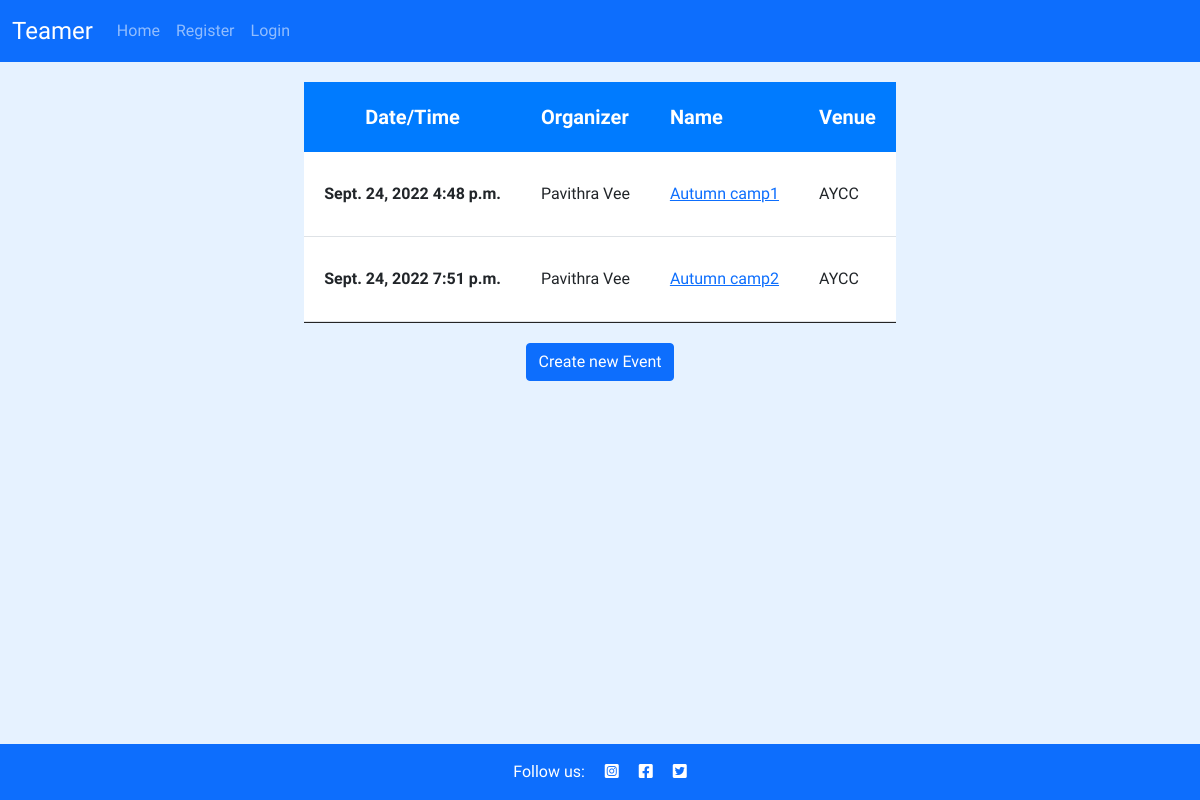
Screenshot of /event/ with the database file from the repository.
### club/models.py (models this page shows, shortened)
class Event(models.Model):
    name = models.CharField(max_length=50, null=False, blank=False)
    place = models.CharField(max_length=50, null=False, blank=False)
    date = models.DateField()
    time = models.TimeField()
    created_by = models.ForeignKey(Member, on_delete=models.CASCADE, related_name="owner")
    members = models.ManyToManyField(Member, related_name='players_in_event', blank=True)

class Member(models.Model):
    first_name = models.CharField(max_length=50, null=False, blank=False)
    last_name = models.CharField(max_length=50, null=False, blank=False)
    email = models.CharField(max_length=50, null=False, blank=False)
    phone_number = models.CharField(max_length=12)
    user = models.OneToOneField(User, on_delete=models.CASCADE, primary_key=True)
    def __str__(self):
        return self.first_name + ' ' + self.last_name

### club/views.py (the view)
# urls.py: path('event/', get_events, name='events-page'),
def get_events(request):
    if request.method == 'POST':
        name = request.POST.get('name')
        place = request.POST.get('place')
        date = request.POST.get('date')
        time = request.POST.get('time')
        Event.objects.create(name=name, place=place,date=date, time=time)
    events = Event.objects.all()
    context = {
        'events': events
    }
    return render(request, 'event/event.html', context)

### club/templates/event/event.html (shortened to what this page needs)
{% extends "base.html" %}
{% load static %}
{% block content %}
<div class="event-schedule-area-two" style="margin-top: 20px;">
    <div class="container container-custom">
        <div class="row">
            <div class="col-lg-12">
                <div class="tab-content" id="myTabContent">
                    <div class="tab-pane fade active show" id="home" role="tabpanel">
                        <div class="table-responsive">
                            <table class="table">
                                <thead>
                                    <tr>
                                        <th class="text-center" scope="col">Date/Time</th>
                                        <th scope="col">Organizer</th>
                                        <th scope="col">Name</th>
                                        <th scope="col">Venue</th>
                                    </tr>
                                </thead>
                                <tbody>
                                    {% for event in events %}
                                    <tr class="inner-box">
                                        <th scope="row">
                                            <span>{{ event.date  }} {{ event.time  }}</span>
                                        </th>
                                        <td>
                                            <span>{{ event.created_by  }}</span>
                                        </td>
                                        <td>
                                            <span><a  href="{% url 'get_event_details' event.id %}">{{ event.name  }}</a></span>
                                        </td>
                                        <td>
                                            <span>{{ event.place  }}</span>
                                        </td>
                                    </tr>
                                    {% endfor %}
                                </tbody>
                            </table>
                        </div>
                    </div>
            </div>
        </div>
        </div>
    </div>
</div>
<div class="container container-custom" style="padding: 20px;">
  <a href="/addevent" class="btn btn-primary">Create new Event</a>
</div>
{%endblock%}

### static/css/style.css (style rules this page uses)
* { margin: 0; padding: 0; border: none; }
body { font-family: raleway, sans-serif; font-weight: 300; }
.active { border-bottom: 1px solid #252525 ; }
.container-custom { display: flex; align-items: center; justify-content: center; }
* { box-sizing: border-box; }
.event-schedule-area-two .tab-content .table { -webkit-box-shadow: 0 1px 30px rgba(0, 0, 0, 0.1); box-shadow: 0 1px 30px rgba(0, 0, 0, 0.1); margin-bottom: 0; }
.event-schedule-area-two .tab-content .table thead { background-color: #007bff; color: #fff; font-size: 20px; }
.event-schedule-area-two .tab-content .table thead tr th { padding: 20px; border: 0; }
.event-schedule-area-two .tab-content .table tbody { background: #fff; }
.event-schedule-area-two .tab-content .table tbody tr.inner-box { border-bottom: 1px solid #dee2e6; }
.event-schedule-area-two .tab-content .table tbody tr th { border: 0; padding: 30px 20px; vertical-align: middle; }
.event-schedule-area-two .tab-content .table tbody tr td { padding: 30px 20px; vertical-align: middle; }
.custom-bg { background-color: #e6f2ff; }

### rows the page displays
Event: date "Sept. 24, 2022", time "4:48 p.m.", created_by "Pavithra Vee", name "Autumn camp1", place "AYCC"
Event: date "Sept. 24, 2022", time "7:51 p.m.", created_by "Pavithra Vee", name "Autumn camp2", place "AYCC"
